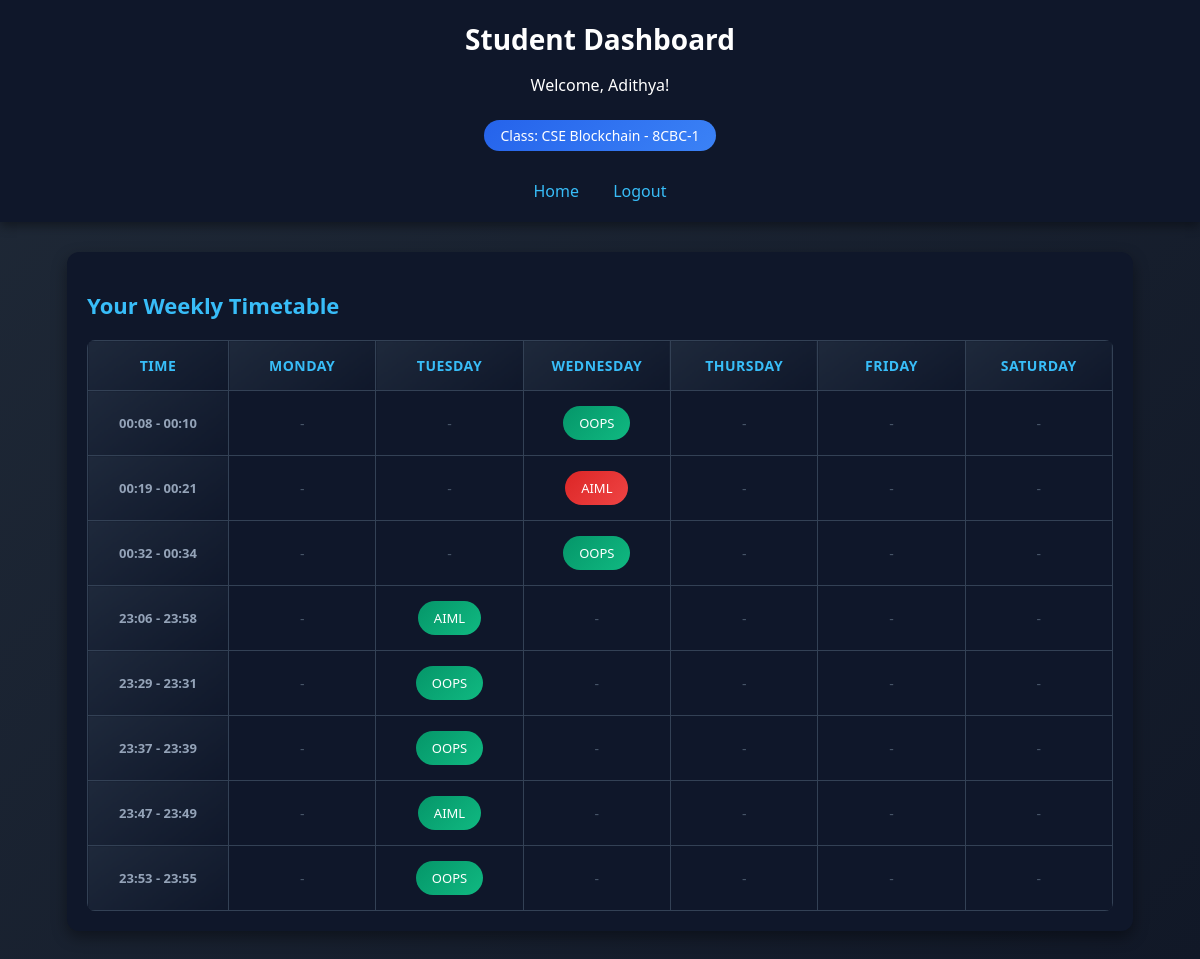
Page /student (signed in) on the committed database.
### tables this page shows
CREATE TABLE users (
    id INTEGER PRIMARY KEY AUTOINCREMENT,
    name TEXT NOT NULL,
    email TEXT UNIQUE NOT NULL,
    password TEXT NOT NULL,
    role TEXT NOT NULL CHECK(role IN ('student','teacher','admin')),
    class_id INTEGER,
    rfid_uid TEXT,
    FOREIGN KEY(class_id) REFERENCES classes(id)
);

CREATE TABLE subjects (
    id INTEGER PRIMARY KEY AUTOINCREMENT,
    subject_name TEXT NOT NULL
);

### backend/app.py (the view)
@app.route("/student")
def student_dashboard():
    if session.get("role") != "student":
        return redirect("/login")
    student_id = session["user_id"]
    today_date = date.today().isoformat() # Get current date (YYYY-MM-DD)
    today_day = date.today().strftime("%A") # Get current day name (e.g., 'Tuesday')
    conn = get_connection()
    cursor = conn.cursor()
    cursor.execute("SELECT class_id FROM users WHERE id=?", (student_id,))
    result = cursor.fetchone()
    class_id = result["class_id"] if result and result["class_id"] else None
    cursor.execute("SELECT subject_id, status FROM attendance WHERE student_id=? AND date=?", (student_id, today_date))
    attendance_data = {row["subject_id"]: row["status"] for row in cursor.fetchall()}
    timetable = {}
    timeslots = set()
    class_name = ""
    if class_id:
        cursor.execute("SELECT class_name, room_no FROM classes WHERE id=?", (class_id,))
        class_info = cursor.fetchone()
        if class_info:
            class_name = f"{class_info['class_name']} - {class_info['room_no']}"
        cursor.execute("""
            SELECT timetable.day, timetable.start_time, timetable.end_time,
                   subjects.subject_name, subjects.id as sid
            FROM timetable
            JOIN subjects ON timetable.subject_id = subjects.id
            WHERE timetable.class_id = ?
        """, (class_id,))
        for r in cursor.fetchall():
            time_range = f"{r['start_time']} - {r['end_time']}"
            day = r["day"]
            status = None
            if day == today_day:
                status = attendance_data.get(r["sid"], "None") # 'Present', 'Absent', or 'None' (if class hasn't finished)
            timetable[(day, time_range)] = {
                "name": r["subject_name"],
                "status": status
            }
            timeslots.add(time_range)
    conn.close()
    timeslots = sorted(list(timeslots))
    return render_template("student_dashboard.html",
                           name=session["name"],
                           class_name=class_name,
                           timetable=timetable,
                           timeslots=timeslots)

### backend/app.py (called while the page is built)
def get_connection():
    conn = sqlite3.connect(DB_PATH)
    conn.row_factory = sqlite3.Row
    return conn

### frontend/templates/student_dashboard.html (shortened to what this page needs)
<!DOCTYPE html>
<html lang="en">
<head>
    <link rel="stylesheet" href="/static/style.css">
</head>
<body>
    <div class="header">
        <h1>Student Dashboard</h1>
        <p>Welcome, {{ name }}!</p>
        {% if class_name %}
        <p class="class-badge">Class: {{ class_name }}</p>
        {% endif %}
        <nav class="nav-links">
            <a href="/student">Home</a>
            <a href="/logout">Logout</a>
        </nav>
    </div>
    <div class="dashboard-content">
        <div class="table-container">
            <h2 class="section-title">Your Weekly Timetable</h2>
            {% if timeslots %}
            <table class="weekly-table">
                <thead>
                    <tr>
                        <th class="time-header">Time</th>
                        <th>Monday</th>
                        <th>Tuesday</th>
                        <th>Wednesday</th>
                        <th>Thursday</th>
                        <th>Friday</th>
                        <th>Saturday</th>
                    </tr>
                </thead>
                <tbody>
                    {% for time in timeslots %}
                    <tr>
                        <td class="time-cell">{{ time }}</td>
                        {% for day in ["Monday", "Tuesday", "Wednesday", "Thursday", "Friday", "Saturday"] %}
                        <td class="subject-cell">
                            {% set slot = timetable.get((day, time)) %}
                            {% if slot %}
                                <span class="subject-tag {% if slot.status == 'Absent' %}absent{% endif %}">
                                    {{ slot.name }}
                                </span>
                            {% else %}
                                <span class="empty-slot">-</span>
                            {% endif %}
                        </td>
                        {% endfor %}
                    </tr>
                    {% endfor %}
                </tbody>
            </table>
            {% else %}
            <div class="empty-state">
                <p>No timetable assigned yet.</p>
                <p class="hint">Please contact admin to assign you to a class.</p>
            </div>
            {% endif %}
        </div>
    </div>
</body>
</html>

### frontend/static/style.css (style rules this page uses)
body { margin: 0; font-family: 'Segoe UI', Tahoma, sans-serif; background: linear-gradient(135deg, #1f2937, #111827); color: white; }
.header { text-align: center; padding: 20px; background: #0f172a; box-shadow: 0 4px 10px rgba(0,0,0,0.4); }
.header h1 { margin: 0; font-size: 28px; }
.absent { background: #7f1d1d; }
.table-container { width: 90%; margin: auto; background: #0f172a; padding: 20px; border-radius: 12px; box-shadow: 0 6px 15px rgba(0,0,0,0.4); }
table { width: 100%; border-collapse: collapse; }
th, td { padding: 12px; text-align: center; }
th { background: #1e293b; color: #38bdf8; }
tr:nth-child(even) { background: #1f2937; }
.nav-links { margin-top: 15px; }
.nav-links a { color: #38bdf8; text-decoration: none; margin: 0 15px; font-size: 16px; transition: color 0.2s; }
.dashboard-content { padding: 30px; }
.section-title { color: #38bdf8; margin-bottom: 20px; font-size: 22px; }
.weekly-table { width: 100%; border-collapse: collapse; background: #0f172a; border-radius: 8px; overflow: hidden; }
.weekly-table th, .weekly-table td { border: 1px solid #334155; padding: 15px 10px; text-align: center; min-width: 100px; }
.weekly-table thead th { background: linear-gradient(145deg, #1e293b, #0f172a); color: #38bdf8; font-weight: 600; font-size: 14px; text-transform: uppercase; letter-spacing: 0.5px; }
.time-header { width: 120px; }
.time-cell { background: linear-gradient(145deg, #1e293b, #0f172a); color: #94a3b8; font-weight: 600; font-size: 13px; }
.subject-cell { background: #0f172a; transition: background 0.3s; }
.subject-tag { display: inline-block; padding: 8px 16px; background: linear-gradient(135deg, #059669, #10b981); color: white; border-radius: 20px; font-weight: 500; font-size: 13px; }
.empty-slot { color: #475569; font-size: 14px; }
.class-badge { display: inline-block; padding: 6px 16px; background: linear-gradient(135deg, #2563eb, #3b82f6); color: white; border-radius: 20px; font-size: 14px; margin-top: 8px; }
.subject-tag.absent { background: linear-gradient(135deg, #dc2626, #ef4444); }

### rows in the picture
users: name "Adithya"
subjects: name "OOPS" "OOPS" "OOPS" "OOPS" "OOPS"
subjects: name "AIML" "AIML" "AIML"

### other values in the picture
{{ class_name }} "CSE Blockchain - 8CBC-1"
{{ time }} "00:08 - 00:10" "00:19 - 00:21" "00:32 - 00:34" "23:06 - 23:58" "23:29 - 23:31" "23:37 - 23:39" "23:47 - 23:49" "23:53 - 23:55"
